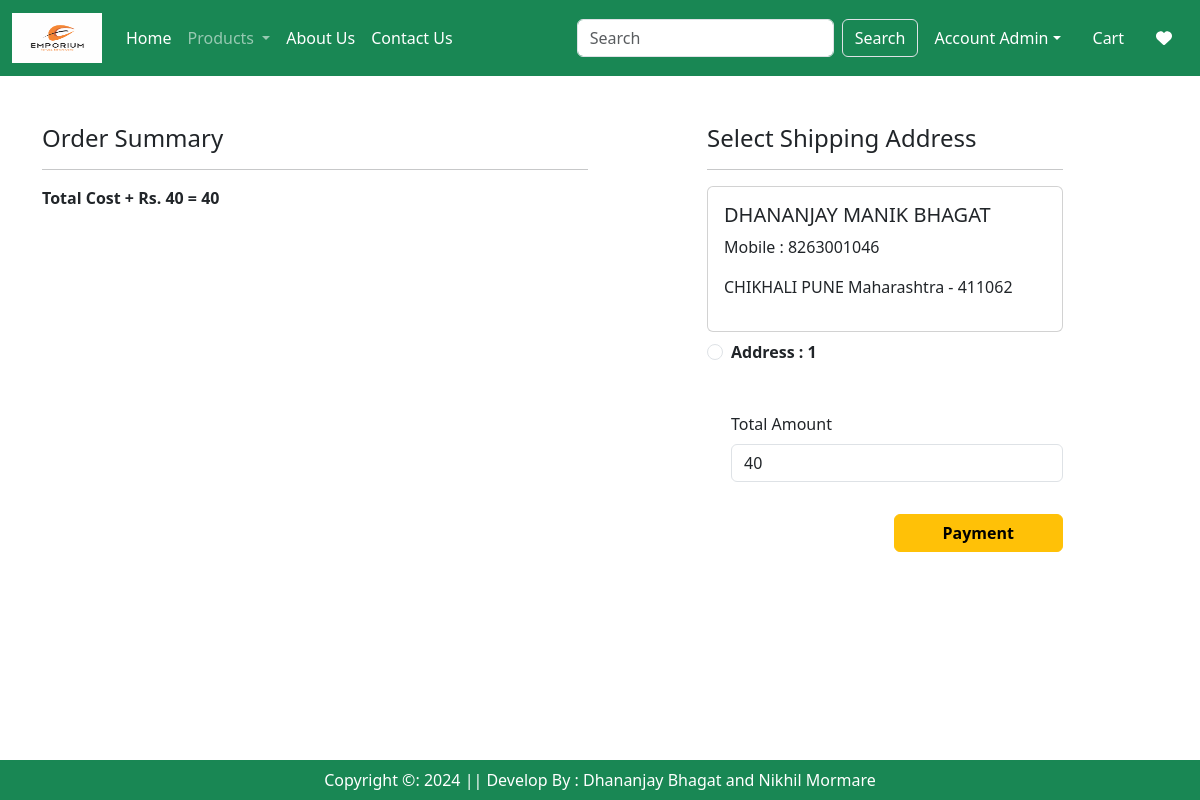
The app's page /checkout/ (signed in) with its own data.
### app/models.py (models this page shows, shortened)
class Customer(models.Model):
    user = models.ForeignKey(User, on_delete=models.CASCADE)
    name = models.CharField(max_length=200)
    locality = models.CharField(max_length=200)
    city = models.CharField(max_length=50)
    mobile = models.IntegerField(default=0)
    zipcode = models.IntegerField()
    state = models.CharField(choices=STATE_CHOICES, max_length=100)

### app/views.py (the view, shortened to what this page needs)
# urls.py: path('checkout/', views.checkout.as_view(),name='checkout'),
@method_decorator(login_required,name='dispatch')
class checkout(View):
    def get(self, request):
        totalitem = 0
        if request.user.is_authenticated:
            totalitem = len(Cart.objects.filter(user=request.user))
        user = request.user
        add = Customer.objects.filter(user=user)
        cart_items = Cart.objects.filter(user=user)
        famount = 0
        for p in cart_items:
            value = p.quantity * p.product.discounted_price
            famount = famount + value
        totalamount = famount + 40
        razoramount = int(totalamount * 100)
        client = razorpay.Client(auth=(settings.RAZOR_KEY_ID, settings.RAZOR_KEY_SECRET))
        data = {"amount": razoramount, "currency": "INR", "receipt": "order_rcptid_12"}
        payment_response = client.order.create(data=data)
        print(payment_response)
        order_id = payment_response['id']
        order_status = payment_response['status']
        return render(request, 'app/checkout.html', locals())

### app/templates/app/checkout.html (shortened to what this page needs)
{% extends 'app/base.html' %}
{% load static %}
{% block main-content %}
<div class="container">
    <div class="row mt-5">
        <div class="col-sm-6">
            <h4>Order Summary</h4>
            <hr>
            <p class="fw-bold">Total Cost + Rs. 40 = {{totalamount}}</p>
        </div>
        <div class="col-sm-4 offset-sm-1">
            <h4>Select Shipping Address</h4>
            <hr>
            <form method="post" id="myform">
                {% for ad in add %}
                <div class="card">
                    <div class="card-body">
                        <h5>{{ad.name}}</h5>
                        <p>Mobile : {{ad.mobile}}</p>
                        <p>{{ad.locality}} {{ad.city}} {{ad.state}} - {{ad.zipcode}}</p>
                    </div>
                </div>
                <div class="form-check mt-2 mb-5">
                    <input class="form-check-input" type="radio" name="custid" id="custadd{{forloop.counter}}"
                           value="{{ad.id}}">
                    <label class="form-check-label fw-bold" for="custadd{{forloop.counter}}">
                        Address : {{forloop.counter}}
                    </label>
                </div>
                {% endfor %}
                <div class="form-check mb-3">
                    <label class="form-label">Total Amount</label>
                    <input type="number" class="form-control" name="totamount" value="{{totalamount}}" readonly>
                </div>
                <div class="text-end">
                    <button id="rzp-button1" type="submit" class="btn btn-warning mt-3 px-5 fw-bold">Payment</button>
                </div>
            </form>
        </div>
    </div>
</div>
{% endblock main-content %}

### app/templates/app/base.html (shortened to what this page needs)
<!DOCTYPE html>
{% load static %}
<html lang="en">
<head>
    <link href="https://cdn.jsdelivr.net/npm/bootstrap@5.3.0/dist/css/bootstrap.min.css" rel="stylesheet"
>
    <link rel="stylesheet" href="{% static 'app/css/owl.carousel.min.css' %}">
    <link rel="stylesheet" href="{% static 'app/css/all.min.css' %}">
    <link rel="stylesheet" href="{% static 'app/css/style.css' %}">
</head>
<body>
<nav class="navbar navbar-expand-lg navbar-dark bg-success">
    <div class="container-fluid">
        <a class="navbar-brand" href="#">
            <img src="{% static '\app\images\banner\product\emporiumlogo.png' %}" width="90" height="50"/>
        </a>
        <div class="collapse navbar-collapse" id="navbarSupportedContent">
            <ul class="navbar-nav me-auto mb-2 mb-lg-0">
                {% if request.user.is_authenticated %}
                <li class="nav-item">
                    <a class="nav-link active" aria-current="page" href="/">Home</a>
                </li>
                <li class="nav-item dropdown">
                    <a class="nav-link dropdown-toggle" href="#" role="button" data-bs-toggle="dropdown"
                       aria-expanded="false">
                        Products
                    </a>
                </li>
                <li class="nav-item">
                    <a class="nav-link text-white" href="{% url 'about' %}">About Us</a>
                </li>
                <li class="nav-item">
                    <a class="nav-link text-white" href="{% url 'contact' %}">Contact Us</a>
                </li>
            </ul>
            <form class="d-flex" role="search" action="/search">
                <input class="form-control me-2" type="search" placeholder="Search" name="search" aria-label="Search">
                <button class="btn btn-outline-success border text-white" type="submit">Search</button>
            </form>
        </div>
        <ul class="navbar-nav me-auto mb-2 mb-lg-0">
            <li class="nav-item dropdown mx-2">
                <a class="nav-link dropdown-toggle text-white" href="#" id="profileDropdown" role="button"
                   data-bs-toggle="dropdown" aria-expanded="false">Account {{request.user.username|capfirst}}</a>
            </li>
            <li class="nav-item mx-2">
                <a href="{% url 'showcart' %}" class="nav-link text-white"> Cart</a>
            </li>
            <li class="nav-item mx-2">
                <a href="{% url 'showwishlist' %}" class="nav-link text-white"> <i class="fa fa-heart"></i></a>
            </li>
            {% endif %}
        </ul>
    </div>
</nav>
{% block main-content %}{% endblock main-content %}
<footer class="container-fluid bg-success fixed-bottom text-center text-white p-2 mt-5"> Copyright &copy: 2024 ||
    Develop By : Dhananjay Bhagat and Nikhil Mormare
</footer>
</body>
</html>

### records on screen
Customer: name "DHANANJAY MANIK BHAGAT", mobile "8263001046", locality "CHIKHALI", city "PUNE", state "Maharashtra", zipcode "411062"

### other values on screen
{{ request.user.username|capfirst }} "Admin"
{{ totalamount }} "40"
